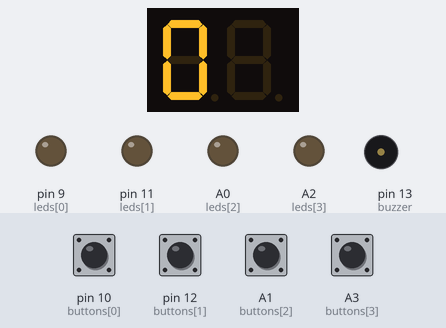
Bench run of a sketch on a simulated Arduino Uno, built with avr-gcc and run on an emulated ATmega328P. Shown: 2-digit seven-segment display, output pins drawn as LEDs (lit = HIGH), buzzer (waves = sounding). Wiring (inferred from the names in the program): 2-digit 7-segment display, segments lit when HIGH: segments pin 5, pin 2, pin 6, pin 3, pin 7, pin 4, pin 8; digit selects pin 0, pin 1. Inputs (shaded band) come from the test bench; at power-on: A1 (buttons[2]), A3 (buttons[3]), pin 10 (buttons[0]), pin 12 (buttons[1]) HIGH. Random numbers use the default seed unless the sketch sets one; EEPROM starts erased; the segment pins are drawn as the display they are named for; pins used as bus, display or sensor lines are not drawn.

Above: at 1.1 s.
4.3 s: pin 10 (buttons[0]) pulled LOW for 1 s
At 7.34 s:
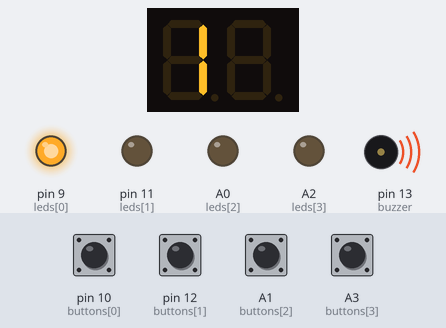
8.3 s: pin 12 (buttons[1]) pulled LOW for 0.15 s
At 11.1 s:
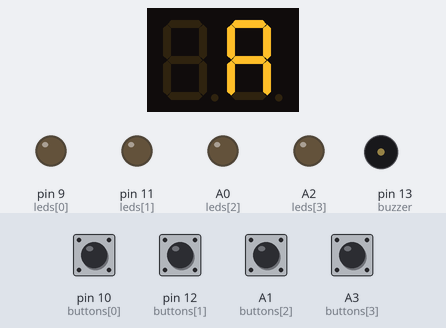
11.4 s: A1 (buttons[2]) pulled LOW for 0.15 s
At 12.4 s:
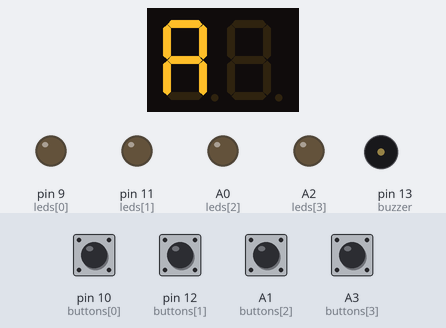
13.0 s: A3 (buttons[3]) pulled LOW for 1 s
At 15.2 s:
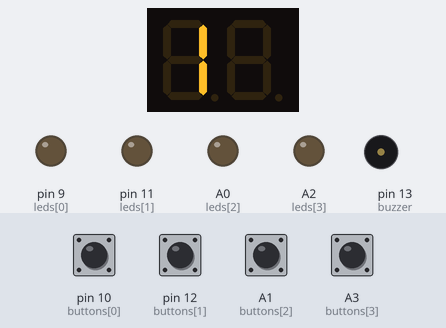
Timing chart, 0 to 16.5 s (numbered marks = the images above; inputs shaded):
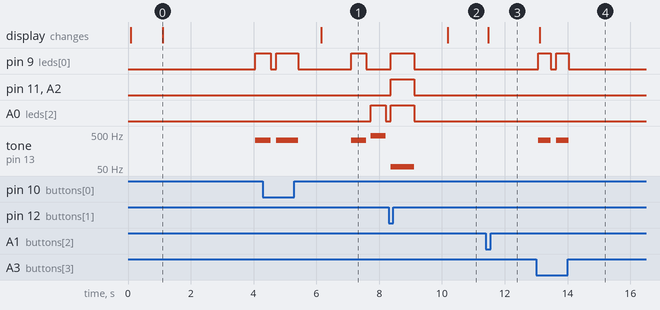

Measured:
- after the input at 4.3 s, the display: changes after 1.9 s (image 1)
- after the input at 8.3 s, the display: changes after 1.9 s (image 2)
- after the input at 11.4 s, the display: changes after 0.08 s (image 3)
- after the input at 13.0 s, pin 9 (leds[0]): alternates HIGH for 0.40 s and LOW for 0.17 s, 4 changes in all, then stays LOW, starting after 0.07 s; tone on pin 13 (buzzer): alternates 330 Hz for 0.40 s and silent for 0.17 s, 4 changes in all, then stays silent, starting after 0.07 s; the display: changes after 0.12 s (image 4)
- by itself, tone on pin 13 (buzzer): plays 330 Hz for 0.70 s, 330 Hz for 0.47 s, 440 Hz for 0.47 s

The sketch:

simon_game.ino
```cpp
// change this to any new value to re-init EEPROM state
#define SCHEMA 0x0010

#define SOFT_VERSION "2.5"

/*
 EEPROM map: (adress: byte) (1 byte = 8 bits)
 0: software main version (int) (2 bytes)
 2: software sub version (int) (2 bytes)
 4: schema (short) (2 bytes)
 6: seed for random (long) (4 bytes)
 10: best score (int) (2 bytes)
 12: best score name 1 (int) (2 bytes)
 14: best score name 2 (int) (2 bytes)
 */

#define EEPROM_ADDR_SW_1 0
#define EEPROM_ADDR_SW_2 2
#define EEPROM_ADDR_SCHEMA 4
#define EEPROM_ADDR_SEED 6
#define EEPROM_ADDR_SCORE 10
#define EEPROM_ADDR_SCORE_NAME_1 12
#define EEPROM_ADDR_SCORE_NAME_2 14

#include "EEPROM_rw.h"
#include "segments_display.h"
#include "functions.h"
#include "pitches.h"
#include "random_eeprom.h"


#define SIZE_MAX     99   //max game length
#define MAX_RESPONSE_DELAY 2500
#define MIN_SPEED_DELAY 500
#define MAX_SPEED_DELAY      200
#define DELAY_BEETWEEN_PRESSES 200
#define DELAY_DEBOUNCE 20
#define ACCELERATION_RATE 30
#define SEGMENTS_REFRESH_DELAY 3


//Pins
short cathodeSegments[2] = {0, //SEG 1
    1
}; //SEG 2

short anodeSegments[7] = {5, //SEG A
    2, //SEG B
    6, //SEG C
    3, //SEG D
    7, //SEG E
    4, //SEG F
    8
}; //SEG G

const short leds[]    = {
    9, 11, A0, A2
};
const short buttons[] = {
    10, 12, A1, A3
};
const short buzzer  = 13;


const int frequencies[] = {
    NOTE_E4, NOTE_CS4, NOTE_A4, NOTE_E3
    //NOTE_E3, NOTE_CS4, NOTE_E4, NOTE_A4  //In order
};

bool states[] = {
    LOW, LOW, LOW, LOW
};

bool mem[]  = {
    HIGH, HIGH, HIGH, HIGH
};

int sequence[SIZE_MAX];
int cpt = 0;
int score = 0;
int bestScore;
int bestScoreName_1;
int bestScoreName_2;
int pressed;

long noteStart = 0;
long timeRemaining = 0;

unsigned long flipmillis;
unsigned long buttonMillis[4] = {0, 0, 0, 0};

bool segments[2][7] = {false};
byte onSegment = 0;


void setup() {
    EEPROM_writeAnything(EEPROM_ADDR_SW_1, SOFT_VERSION[0] - '0');
    EEPROM_writeAnything(EEPROM_ADDR_SW_2, SOFT_VERSION[2] - '0');
    short schema;
    EEPROM_readAnything(EEPROM_ADDR_SCHEMA, schema);
    if (schema != SCHEMA) {
        EEPROM_writeAnything(EEPROM_ADDR_SCORE, int(0)); //Best score
        schema = SCHEMA;
        EEPROM_writeAnything(EEPROM_ADDR_SCHEMA, schema);
        EEPROM_writeAnything(EEPROM_ADDR_SCORE_NAME_1, int(PCHAR));
        EEPROM_writeAnything(EEPROM_ADDR_SCORE_NAME_2, int(FCHAR));
    }
    BetterRandomSeed();
    EEPROM_readAnything(EEPROM_ADDR_SCORE, bestScore);
    EEPROM_readAnything(EEPROM_ADDR_SCORE_NAME_1, bestScoreName_1);
    EEPROM_readAnything(EEPROM_ADDR_SCORE_NAME_2, bestScoreName_2);
    for (short i = 0; i < 4; i++) {
        pinMode(leds[i],    OUTPUT);
        pinMode(buttons[i], INPUT);
        digitalWrite(leds[i],    LOW);
        digitalWrite(buttons[i], HIGH);
        buttonMillis[i] = millis();
    }
    for (short i = 0; i < 2; i++) {
        pinMode(cathodeSegments[i], OUTPUT);
    }
    for (short i = 0; i < 7; i++) {
        pinMode(anodeSegments[i], OUTPUT);
    }
    pinMode(1, OUTPUT);
    digitalWrite(1, HIGH);
    pinMode(buzzer, OUTPUT);

    resetScore();
    displaySoftVersion();

    byte array[2];
    array[0] = bestScoreName_1;
    array[1] = bestScoreName_2;
    display(array);
    delayFlip(1000);

    if (bestScore < 10) {
        array[0] = OFFSEG;
    }
    else {
        array[0] = bestScore / 10;
    }
    array[1] = bestScore % 10;
    display(array);
    delayFlip(2000);
}

void loop() {
    bool lost = false;
    char tryNumber = 0;
    char roundOk = false;

    while (!lost && addStep()) {
        tryNumber = 0;
        roundOk = false;
        while (tryNumber < 1 && !roundOk) {
            delayFlip(1000);
            playSequence(false);

            roundOk = true;
            for (short i = 0; i < cpt; i++) {
                pressed = checkEtape(i);
                if (pressed != -1) {
                    roundOk = false;
                    break;
                }
            }
            if (!roundOk) {
                tryNumber++;
                mistakeAnimation(pressed);
            }
            else {
                delayFlip(175);
            }
            delayFlip(500);
        }

        if (tryNumber == 1) {
            lost = true;
        }
    }

    ecranFin(lost);
}

void flip() {
    if (millis() - flipmillis > SEGMENTS_REFRESH_DELAY) {
        digitalWrite(cathodeSegments[onSegment], LOW);
        onSegment++;
        if (onSegment == 2) {
            onSegment = 0;
        }
        for (int i = 0; i < 7; i++) {
            digitalWrite(anodeSegments[i], segments[onSegment][i]);
        }
        digitalWrite(cathodeSegments[onSegment], HIGH);
        flipmillis = millis();
    }
}

void delayFlip(unsigned int delay) {
    unsigned long pastTime = millis();
    while ((millis() - pastTime) < delay) {
        flip();
    }
}

void display(byte text[2]) {
    for (int i = 0; i < 2; i++) {
        for (int j = 0; j < 7; j++) {
            segments[i][j] = chars[text[i]][j];
        }
    }
}

bool addStep() {
    sequence[cpt] = BetterRandom(4);
    cpt++;
    score = (int)cpt - 1;
    byte array[2];
    if (score < 10) {
        array[0] = OFFSEG;
    }
    else {
        array[0] = score / 10;
    }
    array[1] = score % 10;
    display(array);
    if (cpt == SIZE_MAX)
        return false;
    else
        return true;
}

void playSequence(bool finished) {
    short length;
    if (finished) length = cpt - 1;
    else length = cpt;
    for (short i = 0; i < length; i++) {
        digitalWrite(leds[sequence[i]], HIGH);
        tone(buzzer, frequencies[sequence[i]]);
        delayFlip(MAX_SPEED_DELAY);
        if (score < ((MIN_SPEED_DELAY - MAX_SPEED_DELAY) / ACCELERATION_RATE) && !finished) {
            delayFlip(MIN_SPEED_DELAY - MAX_SPEED_DELAY - (ACCELERATION_RATE * score));
        }
        else if (finished) {
            delayFlip(400 - MAX_SPEED_DELAY);
        }
        digitalWrite(leds[sequence[i]], LOW);
        noTone(buzzer);
        delayFlip(MAX_SPEED_DELAY / 3);
        if (score < ((MIN_SPEED_DELAY - MAX_SPEED_DELAY) / ACCELERATION_RATE) && !finished) {
            delayFlip((MIN_SPEED_DELAY - MAX_SPEED_DELAY - (ACCELERATION_RATE * score)) / 3);
        }
        else if (finished) {
            delayFlip((400 - MAX_SPEED_DELAY) / 2);
        }
    }
}

int checkEtape(char etape) {
    long temps = millis();
    char goal = sequence[etape];

    while ((millis() - temps) < (MAX_RESPONSE_DELAY + timeRemaining)) {
        flip();
        readButtons();
        if (millis() - noteStart > 500) {
            noTone(buzzer);
            for (short i = 0; i < 4; i++) {
                digitalWrite(leds[i],    LOW);
            }
        }
        for (int i = 0; i < 4; i++) {
            if (states[i]) {
                if (i != goal) {
                    noTone(buzzer);
                    for (short i = 0; i < 4; i++) {
                        digitalWrite(leds[i],    LOW);
                    }
                    return -2;
                }
                else if (i == goal) {
                    noTone(buzzer);
                    for (short i = 0; i < 4; i++) {
                        digitalWrite(leds[i],    LOW);
                    }
                    delayFlip(10);
                    digitalWrite(leds[i], HIGH);
                    tone(buzzer, frequencies[i]);
                    noteStart = millis();
                    delayFlip(DELAY_BEETWEEN_PRESSES);
                    if (etape == cpt - 1) {
                        delayFlip(500);
                        digitalWrite(leds[i], LOW);
                        noTone(buzzer);
                        timeRemaining = 0;
                    }
                    return -1;
                }
            }
        }
    }
    return goal;
}

void readButtons() {
    for (short i = 0; i < 4; i++) {
        char etat = digitalRead(buttons[i]);
        if (millis() - buttonMillis[i] > DELAY_DEBOUNCE) {
            buttonMillis[i] = millis();
            if (etat != mem[i]) {
                if (etat == LOW) {
                    states[i] = true;
                    mem[i] = LOW;
                } else {
                    mem[i] = HIGH;
                    states[i] = false;
                }
            } else {
                states[i] = false;
            }
        }
    }
}

void mistakeAnimation(int lastPressed) {
    if (lastPressed != -2){
        digitalWrite(leds[lastPressed], HIGH);
        tone(buzzer, NOTE_A1);
        delayFlip(500);
    }
    for (short i = 0; i < 4; i++) {
        digitalWrite(leds[i],    HIGH);
    }
    tone(buzzer, NOTE_A1);

    if (lastPressed != -2){
        delayFlip(250);
        noTone(buzzer);
    } else {
        delayFlip(750);
        noTone(buzzer);
    }
    for (short i = 0; i < 4; i++) {
        digitalWrite(leds[i],    LOW);
    }
    delayFlip(500);
}

void ecranFin(bool lost) {
    if (lost) {
        if (score > bestScore) {
            EEPROM_writeAnything(EEPROM_ADDR_SCORE, score);
            bestScore = score;
            byte array[2];
            array[0] = ACHAR;
            array[1] = OFFSEG;
            display(array);
            bool nameValid = false;
            bool canValidate = false;
            bool currentSeg = 0;
            int nameCharIndex[2] = {0, 0};
            while (!nameValid) {
                flip();
                readButtons();
                if (states[0]) {
                    nameCharIndex[currentSeg]--;
                    if (nameCharIndex[currentSeg] < 0) {
                        nameCharIndex[currentSeg] = 25;
                    }
                    array[currentSeg] = alphabet[nameCharIndex[currentSeg]];
                    display(array);
                } else if (states[1]) {
                    nameCharIndex[currentSeg]++;
                    if (nameCharIndex[currentSeg] > 25) {
                        nameCharIndex[currentSeg] = 0;
                    }
                    array[currentSeg] = alphabet[nameCharIndex[currentSeg]];
                    display(array);
                } else if (states[2]) {
                    canValidate = true;
                    array[currentSeg] = OFFSEG;
                    currentSeg = (currentSeg == 0) ? 1 : 0;
                    array[currentSeg] = alphabet[nameCharIndex[currentSeg]];
                    display(array);
                } else if (states[3] && canValidate) {
                    nameValid = true;
                }
                delayFlip(30);
            }
            bestScoreName_1 = alphabet[nameCharIndex[0]];
            bestScoreName_2 = alphabet[nameCharIndex[1]];
            EEPROM_writeAnything(EEPROM_ADDR_SCORE_NAME_1, bestScoreName_1);
            EEPROM_writeAnything(EEPROM_ADDR_SCORE_NAME_2, bestScoreName_2);

            if (bestScore < 10) {
                array[0] = OFFSEG;
            }
            else {
                array[0] = bestScore / 10;
            }
            array[1] = bestScore % 10;
            display(array);
        }
        while (1) {
            flip();
            if (!digitalRead(buttons[0]) || !digitalRead(buttons[1]) || !digitalRead(buttons[2]) || !digitalRead(buttons[3])) { //replay sequence if any button pressed
                playSequence(true);
            }
        }
    }
}

void resetScore() {
    if (!digitalRead(buttons[0]) && !digitalRead(buttons[3])) {
        bestScore = 0;
        EEPROM_writeAnything(EEPROM_ADDR_SCORE, bestScore);
        EEPROM_writeAnything(EEPROM_ADDR_SCORE_NAME_1, int(PCHAR));
        EEPROM_writeAnything(EEPROM_ADDR_SCORE_NAME_2, int(FCHAR));
    }
}

void displaySoftVersion() {
    if (!digitalRead(buttons[1])) {
        short software_version[2] = {0,0};
        software_version[0] = SOFT_VERSION[0] - '0';
        software_version[1] = SOFT_VERSION[2] - '0';

        byte array[2];

        array[0] = SCHAR;
        array[1] = OCHAR;
        display(array);
        delayFlip(500);

        array[0] = FCHAR;
        array[1] = TCHAR;
        display(array);
        delayFlip(500);

        array[0] = software_version[0];
        array[1] = software_version[1];
        display(array);
        delayFlip(1500);
    }
}
```

EEPROM_rw.h
```cpp
//
//  EEPROM_rw.h
//
//
//  Created by Paul Fleury on 10/04/2019.
//

#ifndef EEPROM_rw_h
#define EEPROM_rw_h

#include <EEPROM.h>

template <class T> int EEPROM_writeAnything(int ee, const T& value) {
    const byte* p = (const byte*)(const void*)&value;
    int i;
    for (i = 0; i < sizeof(value); i++)
        EEPROM.write(ee++, *p++);
    return i;
}


template <class T> int EEPROM_readAnything(int ee, T& value) {
    byte* p = (byte*)(void*)&value;
    int i;
    for (i = 0; i < sizeof(value); i++)
        *p++ = EEPROM.read(ee++);
    return i;
}

#endif /* EEPROM_rw_h */
```

functions.h
```cpp
#ifndef FUNCTIONS
#define FUNCTIONS

boolean ajouterEtape();
void playSequence(boolean finished);
int checkEtape(char etape);
void lectureBoutons();
void animationReponseFausse(int lastPressed);
void ecranFin(boolean perdu);
void flip();
void delayFlip(unsigned int delay);
void display(byte text[2]);
void resetScore();

#endif
```

pitches.h
```cpp
#ifndef PITCHES
#define PITCHES

/*************************************************
 * Public Constants
 *************************************************/

#define NOTE_B0  31
#define NOTE_C1  33
#define NOTE_CS1 35
#define NOTE_D1  37
#define NOTE_DS1 39
#define NOTE_E1  41
#define NOTE_F1  44
#define NOTE_FS1 46
#define NOTE_G1  49
#define NOTE_GS1 52
#define NOTE_A1  55
#define NOTE_AS1 58
#define NOTE_B1  62
#define NOTE_C2  65
#define NOTE_CS2 69
#define NOTE_D2  73
#define NOTE_DS2 78
#define NOTE_E2  82
#define NOTE_F2  87
#define NOTE_FS2 93
#define NOTE_G2  98
#define NOTE_GS2 104
#define NOTE_A2  110
#define NOTE_AS2 117
#define NOTE_B2  123
#define NOTE_C3  131
#define NOTE_CS3 139
#define NOTE_D3  147
#define NOTE_DS3 156
#define NOTE_E3  165
#define NOTE_F3  175
#define NOTE_FS3 185
#define NOTE_G3  196
#define NOTE_GS3 208
#define NOTE_A3  220
#define NOTE_AS3 233
#define NOTE_B3  247
#define NOTE_C4  262
#define NOTE_CS4 277
#define NOTE_D4  294
#define NOTE_DS4 311
#define NOTE_E4  330
#define NOTE_F4  349
#define NOTE_FS4 370
#define NOTE_G4  392
#define NOTE_GS4 415
#define NOTE_A4  440
#define NOTE_AS4 466
#define NOTE_B4  494
#define NOTE_C5  523
#define NOTE_CS5 554
#define NOTE_D5  587
#define NOTE_DS5 622
#define NOTE_E5  659
#define NOTE_F5  698
#define NOTE_FS5 740
#define NOTE_G5  784
#define NOTE_GS5 831
#define NOTE_A5  880
#define NOTE_AS5 932
#define NOTE_B5  988
#define NOTE_C6  1047
#define NOTE_CS6 1109
#define NOTE_D6  1175
#define NOTE_DS6 1245
#define NOTE_E6  1319
#define NOTE_F6  1397
#define NOTE_FS6 1480
#define NOTE_G6  1568
#define NOTE_GS6 1661
#define NOTE_A6  1760
#define NOTE_AS6 1865
#define NOTE_B6  1976
#define NOTE_C7  2093
#define NOTE_CS7 2217
#define NOTE_D7  2349
#define NOTE_DS7 2489
#define NOTE_E7  2637
#define NOTE_F7  2794
#define NOTE_FS7 2960
#define NOTE_G7  3136
#define NOTE_GS7 3322
#define NOTE_A7  3520
#define NOTE_AS7 3729
#define NOTE_B7  3951
#define NOTE_C8  4186
#define NOTE_CS8 4435
#define NOTE_D8  4699
#define NOTE_DS8 4978

#endif
```

random_eeprom.h
```cpp
//
//  random_eeprom.h
//
//
//  Created by Paul Fleury on 10/04/2019.
//

#ifndef random_eeprom_h
#define random_eeprom_h

void BetterRandomSeed(void) {
    unsigned long __seed;
    EEPROM_readAnything(EEPROM_ADDR_SEED, __seed);
    srandom(__seed);
}


long BetterRandom(void) {
    long __seed;
    __seed = random();
    EEPROM_writeAnything(EEPROM_ADDR_SEED, __seed);
    return (__seed);
}


long BetterRandom(long howbig) {
    if (howbig == 0) {
        return 0;
    }
    return (BetterRandom() % howbig);
}


long BetterRandom(long howsmall, long howbig) {
    if (howsmall >= howbig) {
        return howsmall;
    }
    long diff = howbig - howsmall;

    return (BetterRandom(diff) + howsmall);
}

#endif /* random_eeprom_h */
```

Source omitted: ments_display.h (data table, 1934 bytes)
